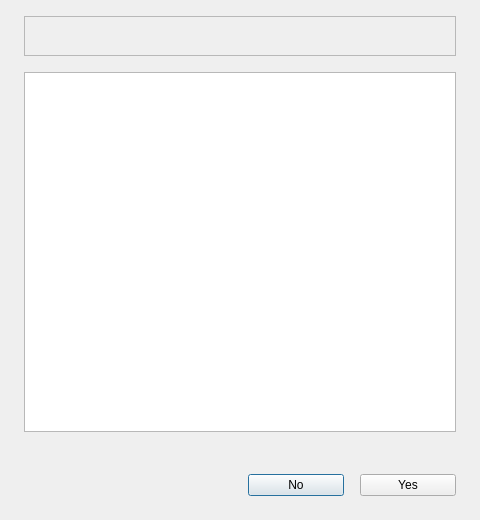
<?xml version="1.0" encoding="UTF-8"?>
<ui version="4.0">
 <class>AddLanguageDialog</class>
 <widget class="QDialog" name="AddLanguageDialog">
  <property name="geometry">
   <rect>
    <x>0</x>
    <y>0</y>
    <width>480</width>
    <height>520</height>
   </rect>
  </property>
  <property name="minimumSize">
   <size>
    <width>480</width>
    <height>520</height>
   </size>
  </property>
  <property name="maximumSize">
   <size>
    <width>480</width>
    <height>520</height>
   </size>
  </property>
  <property name="windowTitle">
   <string>Dialog</string>
  </property>
  <layout class="QVBoxLayout" name="verticalLayout">
   <property name="spacing">
    <number>16</number>
   </property>
   <property name="leftMargin">
    <number>24</number>
   </property>
   <property name="topMargin">
    <number>16</number>
   </property>
   <property name="rightMargin">
    <number>24</number>
   </property>
   <property name="bottomMargin">
    <number>24</number>
   </property>
   <item>
    <widget class="QFrame" name="frame">
     <property name="minimumSize">
      <size>
       <width>432</width>
       <height>40</height>
      </size>
     </property>
     <property name="maximumSize">
      <size>
       <width>432</width>
       <height>40</height>
      </size>
     </property>
     <property name="frameShape">
      <enum>QFrame::StyledPanel</enum>
     </property>
     <property name="frameShadow">
      <enum>QFrame::Raised</enum>
     </property>
     <layout class="QHBoxLayout" name="horizontalLayout">
      <property name="spacing">
       <number>0</number>
      </property>
      <property name="leftMargin">
       <number>0</number>
      </property>
      <property name="topMargin">
       <number>0</number>
      </property>
      <property name="rightMargin">
       <number>0</number>
      </property>
      <property name="bottomMargin">
       <number>0</number>
      </property>
     </layout>
    </widget>
   </item>
   <item>
    <widget class="QTableView" name="tableView">
     <property name="minimumSize">
      <size>
       <width>432</width>
       <height>360</height>
      </size>
     </property>
     <property name="maximumSize">
      <size>
       <width>432</width>
       <height>360</height>
      </size>
     </property>
    </widget>
   </item>
   <item>
    <spacer name="verticalSpacer">
     <property name="orientation">
      <enum>Qt::Vertical</enum>
     </property>
     <property name="sizeHint" stdset="0">
      <size>
       <width>20</width>
       <height>40</height>
      </size>
     </property>
    </spacer>
   </item>
   <item>
    <layout class="QHBoxLayout" name="horizontalLayout_4">
     <property name="spacing">
      <number>16</number>
     </property>
     <item>
      <spacer name="horizontalSpacer">
       <property name="orientation">
        <enum>Qt::Horizontal</enum>
       </property>
       <property name="sizeHint" stdset="0">
        <size>
         <width>40</width>
         <height>20</height>
        </size>
       </property>
      </spacer>
     </item>
     <item>
      <widget class="QPushButton" name="noBtn">
       <property name="minimumSize">
        <size>
         <width>96</width>
         <height>0</height>
        </size>
       </property>
       <property name="maximumSize">
        <size>
         <width>96</width>
         <height>16777215</height>
        </size>
       </property>
       <property name="text">
        <string>No</string>
       </property>
      </widget>
     </item>
     <item>
      <widget class="QPushButton" name="yesBtn">
       <property name="minimumSize">
        <size>
         <width>96</width>
         <height>0</height>
        </size>
       </property>
       <property name="maximumSize">
        <size>
         <width>96</width>
         <height>16777215</height>
        </size>
       </property>
       <property name="text">
        <string>Yes</string>
       </property>
      </widget>
     </item>
    </layout>
   </item>
  </layout>
 </widget>
 <resources/>
 <connections/>
</ui>
